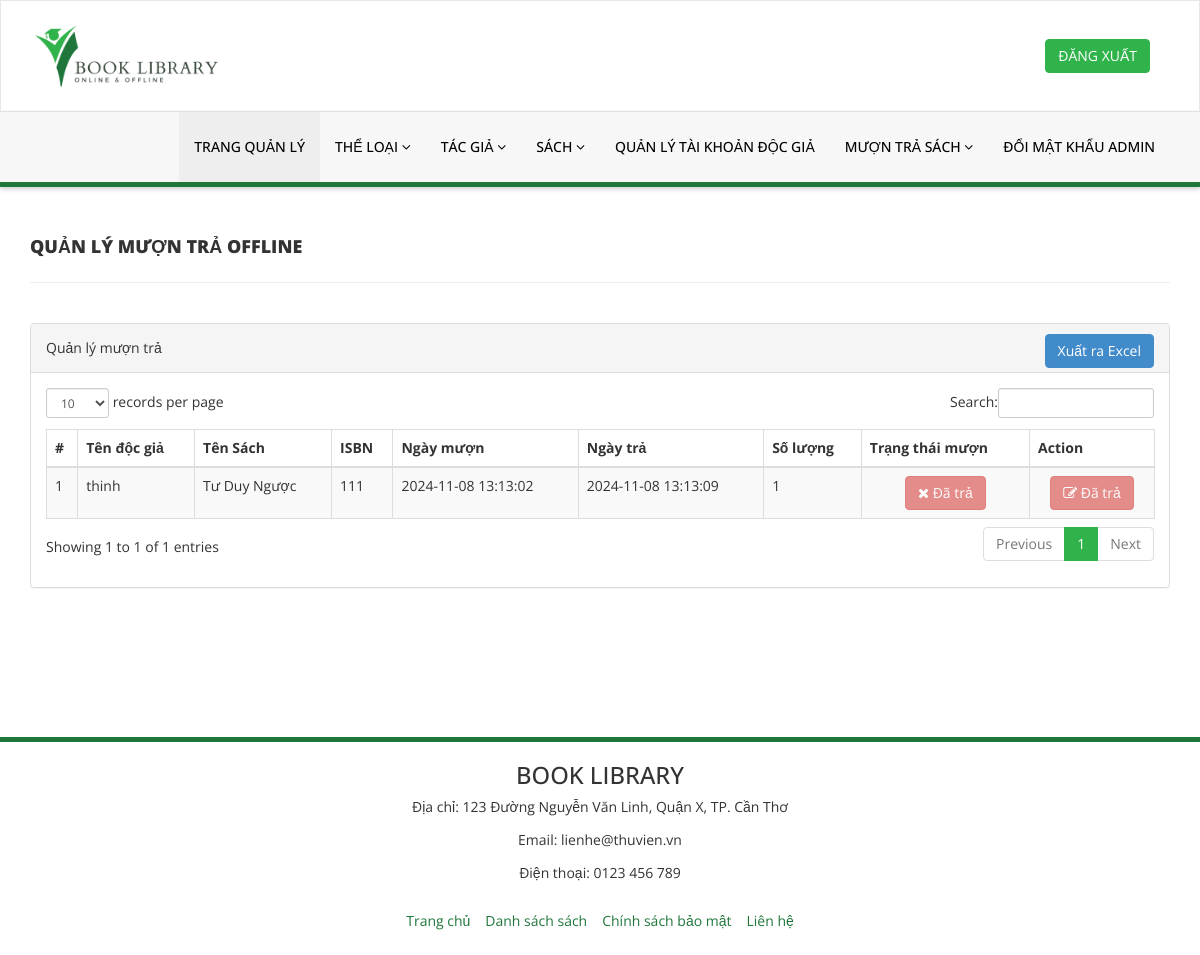
The page /admin/manage-issued-books.php (signed in) on the database as committed earlier.
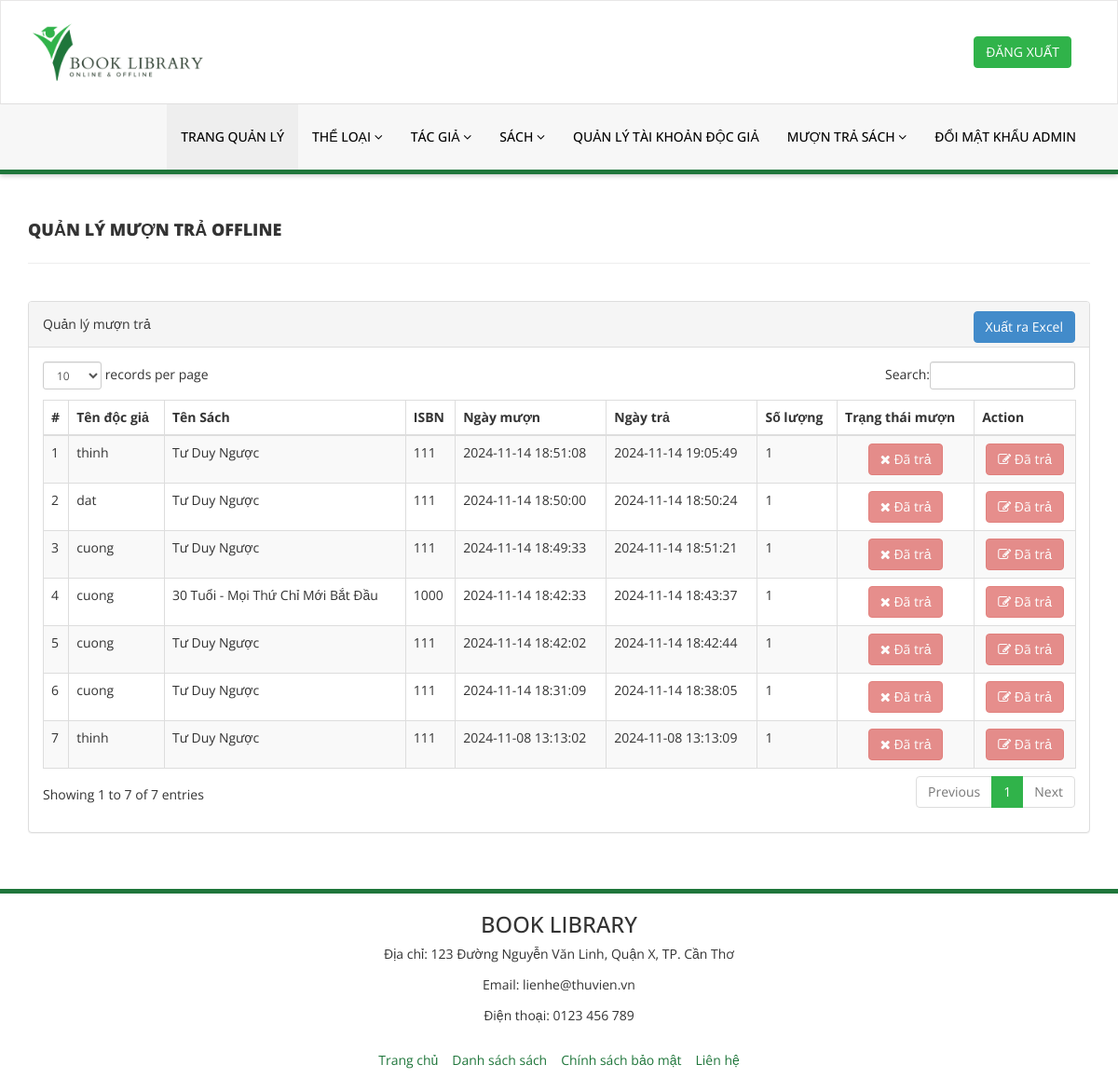
The same page on the database as committed later.
### tables this page shows
CREATE TABLE `ctmuontra` (
  `id` int NOT NULL,
  `BookId` int NOT NULL,
  `ReaderId` int NOT NULL,
  `IssuesDate` timestamp NOT NULL DEFAULT CURRENT_TIMESTAMP,
  `ReturnDate` timestamp NULL DEFAULT NULL ON UPDATE CURRENT_TIMESTAMP,
  `QuantityBorrow` int NOT NULL,
  `Method` tinyint NOT NULL,
  `BorrowStatus` tinyint DEFAULT NULL
);

CREATE TABLE `docgia` (
  `id` int NOT NULL,
  `FullName` varchar(100) DEFAULT NULL,
  `EmailId` varchar(100) DEFAULT NULL,
  `MobileNumber` char(11) DEFAULT NULL,
  `Password` varchar(255) DEFAULT NULL,
  `Status` tinyint DEFAULT NULL,
  `RegDate` timestamp NULL DEFAULT CURRENT_TIMESTAMP,
  `UpdationDate` timestamp NULL DEFAULT NULL ON UPDATE CURRENT_TIMESTAMP
);

CREATE TABLE `sach` (
  `id` int NOT NULL,
  `BookName` varchar(255) DEFAULT NULL,
  `CatId` int DEFAULT NULL,
  `AuthorId` int DEFAULT NULL,
  `ISBNNumber` int DEFAULT NULL,
  `BookPrice` decimal(10,2) DEFAULT NULL,
  `RegDate` timestamp NULL DEFAULT CURRENT_TIMESTAMP,
  `updationDate` timestamp NULL DEFAULT CURRENT_TIMESTAMP ON UPDATE CURRENT_TIMESTAMP,
  `Image` varchar(255) DEFAULT NULL,
  `Quantity` int NOT NULL,
  `Stock` int NOT NULL,
  `Method` tinyint NOT NULL
);

### admin/manage-issued-books.php (the view, shortened to what the changed rows need)
<?php
include('includes/config.php');
if (strlen($_SESSION['alogin']) == 0) {
    header("location:../adminlogin.php");
    exit();
} else {
?>
    <!DOCTYPE html>
    <html xmlns="http://www.w3.org/1999/xhtml">
    <head>
        <link href="assets/css/bootstrap.css" rel="stylesheet" />
        <link href="assets/css/font-awesome.css" rel="stylesheet" />
        <link href="assets/js/dataTables/dataTables.bootstrap.css" rel="stylesheet" />
        <link href="assets/css/style.css" rel="stylesheet" />
    </head>
    <body>
        <?php include('includes/header.php'); ?>
        <div class="content-wrapper">
            <div class="container">
                <div class="row pad-botm">
                    <div class="col-md-12">
                        <h4 class="header-line">Quản lý mượn trả OFFLINE</h4>
                    </div>
                    <div class="row">
                    </div>
                </div>
                <div class="row">
                    <div class="col-md-12">
                        <div class="panel panel-default">
                            <div class="panel-heading">
                                Quản lý mượn trả
                                <a style="margin-left: 10px; float: right;" href="export-offline-borrow-return.php" class="btn btn-success">Xuất ra Excel</a>
                            </div>
                            <div class="panel-body">
                                <div class="table-responsive">
                                    <table class="table table-striped table-bordered table-hover" id="dataTables-example">
                                        <thead>
                                            <tr>
                                                <th>#</th>
                                                <th>Tên độc giả</th>
                                                <th>Tên Sách</th>
                                                <th>ISBN </th>
                                                <th>Ngày mượn</th>
                                                <th>Ngày trả</th>
                                                <th>Số lượng</th>
                                                <th>Trạng thái mượn</th>
                                                <th>Action</th>
                                            </tr>
                                        </thead>
                                        <tbody>
                                            <?php $sql = "SELECT docgia.FullName,ctmuontra.BorrowStatus, sach.BookName, sach.ISBNNumber,ctmuontra.QuantityBorrow,ctmuontra.Method, ctmuontra.IssuesDate, ctmuontra.ReturnDate, ctmuontra.id as rid
                                                FROM ctmuontra
                                                JOIN docgia ON docgia.id = ctmuontra.ReaderId
                                                JOIN sach ON sach.id = ctmuontra.BookId
                                                WHERE ctmuontra.Method = 0
                                                ORDER BY ctmuontra.id DESC";
                                            $query = $dbh->prepare($sql);
                                            $query->execute();
                                            $results = $query->fetchAll(PDO::FETCH_OBJ);
                                            $cnt = 1;
                                            if ($query->rowCount() > 0) {
                                                foreach ($results as $result) {              ?>
                                                    <tr class="odd gradeX">
                                                        <td class="center"><?php echo htmlentities($cnt); ?></td>
                                                        <td class="center"><?php echo htmlentities($result->FullName); ?></td>
                                                        <td class="center"><?php echo htmlentities($result->BookName); ?></td>
                                                        <td class="center"><?php echo htmlentities($result->ISBNNumber); ?></td>
                                                        <td class="center"><?php echo htmlentities($result->IssuesDate); ?></td>
                                                        <td class="center"><?php if ($result->ReturnDate == "") {
                                                                                echo htmlentities("Chưa trả");
                                                                            } else {
                                                                                echo htmlentities($result->ReturnDate);
                                                                            }
                                                                            ?></td>
                                                        <td class="center"><?php echo htmlentities($result->QuantityBorrow); ?></td>
                                                        <td class="center" style="vertical-align: middle;">
                                                            <div class=" btn-container" style="display: flex; justify-content: center; align-items: center; gap: 3px;">
                                                                <?php if ($result->BorrowStatus == '0') { ?>
                                                                    <a href="manage-issued-books-online.php?approve_id=<?php echo htmlentities($result->rid); ?>">
                                                                        <button class="btn btn-success"><i class="fa fa-check "></i> Duyệt</button>
                                                                    </a>
                                                                    <a href="manage-issued-books-online.php?reject_id=<?php echo htmlentities($result->rid); ?>">
                                                                        <button class="btn btn-warning"><i class="fa fa-times "></i> Từ chối</button>
                                                                    </a>
                                                                <?php } elseif ($result->BorrowStatus == '1') { ?>
                                                                    <button class="btn btn-info" disabled><i class="fa fa-check "></i> Đã duyệt</button>
                                                                <?php } elseif ($result->BorrowStatus == '2') { ?>
                                                                    <button class="btn btn-danger" disabled><i class="fa fa-times "></i> Đã trả</button>
                                                                <?php } else { ?>
                                                                    <button class="btn btn-danger" disabled><i class="fa fa-times "></i> Từ chối</button>
                                                                <?php } ?>
                                                            </div>
                                                        </td>
                                                        <td class="center" style="vertical-align: middle;">
                                                            <div class=" btn-container" style="display: flex; justify-content: center; align-items: center; gap: 3px;">
                                                                <?php if ($result->BorrowStatus == '1') { ?>
                                                                    <a href="manage-issued-books.php?rid=<?php echo htmlentities($result->rid); ?>"><button class="btn btn-primary"><i class="fa fa-edit "></i> Trả Sách</button>
                                                                    <?php } else { ?>
                                                                        <button class="btn btn-danger" disabled><i class="fa fa-edit "></i> Đã trả</button>
                                                                    <?php } ?>
                                                            </div>
                                                        </td>
                                                    </tr>
                                            <?php $cnt = $cnt + 1;
                                                }
                                            } ?>
                                        </tbody>
                                    </table>
                                </div>
                            </div>
                        </div>
                    </div>
                </div>
            </div>
        </div>
        <?php include('includes/footer.php'); ?>
    </body>
    </html>
<?php } ?>

Rows that differ between the two databases and show on the page:
added ctmuontra: ReaderId.FullName "thinh", BookId.BookName "Tư Duy Ngược", BookId.ISBNNumber "111", IssuesDate "2024-11-14 18:51:08", ReturnDate "2024-11-14 19:05:49", QuantityBorrow "1", BorrowStatus 2 (drawn)
added ctmuontra: ReaderId.FullName "dat", BookId.BookName "Tư Duy Ngược", BookId.ISBNNumber "111", IssuesDate "2024-11-14 18:50:00", ReturnDate "2024-11-14 18:50:24", QuantityBorrow "1", BorrowStatus 2 (drawn)
added ctmuontra: ReaderId.FullName "cuong", BookId.BookName "Tư Duy Ngược", BookId.ISBNNumber "111", IssuesDate "2024-11-14 18:49:33", ReturnDate "2024-11-14 18:51:21", QuantityBorrow "1", BorrowStatus 2 (drawn)
added ctmuontra: ReaderId.FullName "cuong", BookId.BookName "30 Tuổi - Mọi Thứ Chỉ Mới Bắt Đầu", BookId.ISBNNumber "1000", IssuesDate "2024-11-14 18:42:33", ReturnDate "2024-11-14 18:43:37", QuantityBorrow "1", BorrowStatus 2 (drawn)
added ctmuontra: ReaderId.FullName "cuong", BookId.BookName "Tư Duy Ngược", BookId.ISBNNumber "111", IssuesDate "2024-11-14 18:42:02", ReturnDate "2024-11-14 18:42:44", QuantityBorrow "1", BorrowStatus 2 (drawn)
added ctmuontra: ReaderId.FullName "cuong", BookId.BookName "Tư Duy Ngược", BookId.ISBNNumber "111", IssuesDate "2024-11-14 18:31:09", ReturnDate "2024-11-14 18:38:05", QuantityBorrow "1", BorrowStatus 2 (drawn)
Other text that changed with them:
text written by a page script: "records per page Search: Showing 1 to 1 of 1 entries Previous 1 Next" → "records per page Search: Showing 1 to 7 of 7 entries Previous 1 Next"
